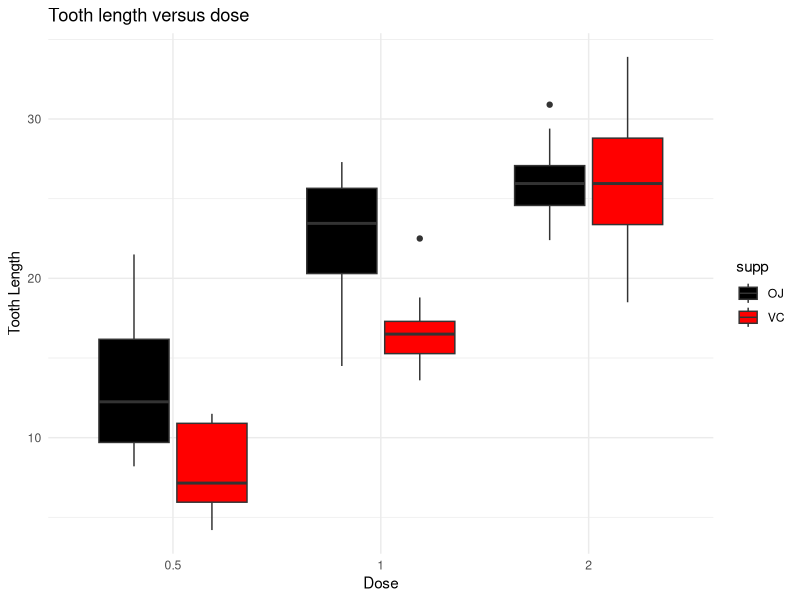

R code for this plot:
## ---- chunk 1
dothing<-function(x1,x2,x3)
  {a1=max(grad1,na.rm=TRUE)
  a2=max(grad2,na.rm=TRUE)
  a3=max(grad3,na.rm=TRUE)
  a4=max(c(a1,a2,a3),na.rm=TRUE)
  return(a4)}
## ---- chunk 2
find_max_grad<-function(grad_x,grad_y,grad_z)
  {max_x=max(grad_x,na.rm=TRUE)
  max_y=max(grad_y,na.rm=TRUE)
  max_z=max(grad_z,na.rm=TRUE)
  max_max=max(c(max_x,max_y,max_z),na.rm=TRUE)
  return(max_max)}
## ---- chunk 3
find_max_grad <- function(grad_x, grad_y, grad_z){
  max_x <- max(grad_x, na.rm = TRUE)
  max_y <- max(grad_y, na.rm = TRUE)
  max_z <- max(grad_z, na.rm = TRUE)
  max_max <- max(c(max_x, max_y, max_z), na.rm = TRUE)
  return(max_max)
}
## ---- chunk 4
register.backend <- function(copl) {
  require(parallel)
  co <- detectCores()
  ## Windows: 
  #cluster <- makePSOCKcluster(copl)
  ## Mac or Linux: 
  registerDoParallel(cores = copl)
}
## ---- chunk 5


## ---- chunk 6
library(ggplot2)
ggplot(ToothGrowth,aes(x=factor(dose),y=len))+geom_boxplot(aes(fill=supp),position="dodge2")+scale_fill_manual(values=c("black","red"))+xlab("Dose")+ylab("Tooth Length")+ggtitle("Tooth length versus dose")+theme_minimal()
